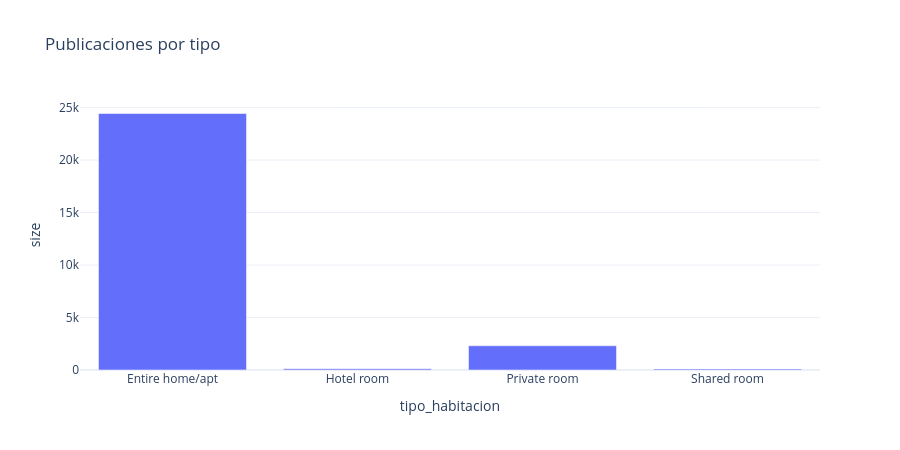

The notebook cell this image was saved under:
### Markdown cell above
---

## 1. Plotly

Plotly tiene dos interfaces:

- **`plotly.express` (`px`)**: una función por tipo de gráfico, que recibe un `DataFrame` y
  los nombres de las columnas. Es el equivalente a `seaborn`: con una línea sale un gráfico
  completo. La vamos a usar el 90 % del tiempo.
- **`plotly.graph_objects` (`go`)**: la interfaz de bajo nivel, donde se arma la figura traza
  por traza. Es el equivalente a `matplotlib`. Hace falta para gráficos combinados.

### 1.1 Una figura es un diccionario

Antes de hacer gráficos lindos conviene entender qué es una figura de Plotly, porque eso
explica todo lo demás (incluido cómo funcionan Dash y Streamlit).

### Code cell
mini = alq.groupby("tipo_habitacion", as_index=False).size()
fig = px.bar(mini, x="tipo_habitacion", y="size", title="Publicaciones por tipo")
fig

### Figure 1 — Plotly figure (JSON) as saved in the notebook; plotly's stock layout.template omitted (floating-point values rounded to 4 significant figures)
{"data": [{"hovertemplate": "tipo_habitacion=%{x}<br>size=%{y}<extra></extra>", "legendgroup": "", "marker": {"color": "#636efa", "pattern": {"shape": ""}}, "name": "", "orientation": "v", "showlegend": false, "textposition": "auto", "type": "bar", "x": ["Entire home/apt", "Hotel room", "Private room", "Shared room"], "xaxis": "x", "y": [24437, 125, 2308, 99], "yaxis": "y"}], "layout": {"barmode": "relative", "height": 450, "legend": {"tracegroupgap": 0}, "title": {"text": "Publicaciones por tipo"}, "xaxis": {"anchor": "y", "domain": [0, 1], "title": {"text": "tipo_habitacion"}}, "yaxis": {"anchor": "x", "domain": [0, 1], "title": {"text": "size"}}}}
